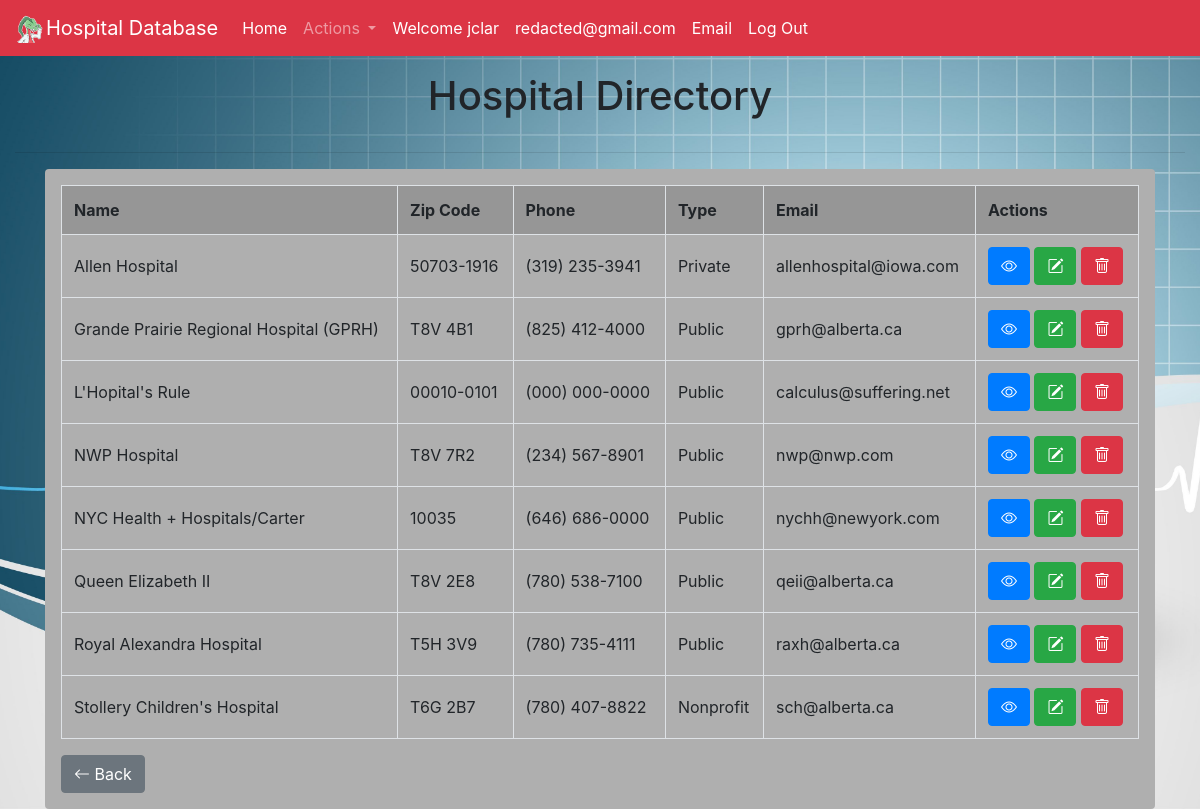
/HospitalsApp/list/ (signed in), run on the app's committed database.
### HospitalsApp/models.py (models this page shows, shortened)
class Hospital(models.Model):
    name     = models.CharField(primary_key=True, null=False, blank=False, max_length=100, validators=[validate_name])
    zip_code = models.CharField(null=False, blank=False, max_length=10, validators=[validate_zip_code])
    phone    = models.CharField(null=False, blank=False, max_length=12, validators=[validate_phone])
    type     = models.CharField(max_length=9, validators=[validate_type])
    email    = models.CharField(null=False, blank=False, max_length=50, validators=[validate_email])
    visible  = models.BooleanField(default=True)

### HospitalsApp/views.py (the view)
# urls.py: path('list/', views.list_hospitals, name='list_hospitals'),
@login_required(login_url='login')
def list_hospitals(request, pk=None):
    hospital_list = Hospital.objects.all().order_by('name')
    if pk is not None:
        hospital_list = Hospital.objects.filter(pk=pk)
        messages.success(request, (f'Viewing {pk}'))
    return render(request, 'list.html', {'hospital_list' : hospital_list})

### HospitalsApp/templates/list.html (shortened to what this page needs)
{% extends "auth_layout.html" %}
{% block content %}
    <h1>Hospital Directory</h1>
    <hr/>
    <div class="container">
        <div class="row">
            <div class="col-12">
                <fieldset id="panel">
                    <table class="table table-bordered">
                        <thead>
                            <tr>
                                <th scope="col">Name</th>
                                <th scope="col">Zip Code</th>
                                <th scope="col">Phone</th>
                                <th scope="col">Type</th>
                                <th scope="col">Email</th>
                                <th scope="col">Actions</th>
                            </tr>
                        </thead>
                        <tbody>
                            {% for hospital in hospital_list %}
                                {% if hospital.visible == True %}
                                    <tr>
                                        <td>{{ hospital.name }}</td>
                                        <td>
                                            {% if hospital.zip_code|length == 6 %}
                                                {{ hospital.zip_code|slice:":3" }} {{ hospital.zip_code|slice:"3:" }}
                                            {% elif hospital.zip_code|length == 5 %}
                                                {{ hospital.zip_code }}
                                            {% else %}
                                                {{ hospital.zip_code|slice:":5" }}-{{ hospital.zip_code|slice:"5:" }}
                                            {% endif %}
                                        </td>
                                        <td>({{ hospital.phone|slice:":3" }}) {{ hospital.phone|slice:"4:" }}</td>
                                        <td>{{ hospital.type }}</td>
                                        <td>{{ hospital.email }}</td>
                                        <td>
                                            <a href="/HospitalsApp/list/{{ hospital.name }}" class="btn btn-primary" role="button" aria-pressed="true"><i class="bi bi-eye"></i></a>
                                            <a href="/HospitalsApp/update/{{ hospital.name }}" class="btn btn-success" role="button" aria-pressed="true"><i class="bi bi-pencil-square"></i></a>
                                            <a href="/HospitalsApp/delete/{{ hospital.name }}" class="btn btn-danger" role="button" aria-pressed="true"><i class="bi bi-trash"></i></a>
                                        </td>
                                    </tr>
                                {% endif %}
                            {% endfor %}
                        </tbody>
                    </table>
                    <a href="/HospitalsApp/home" class="btn btn-secondary" role="button" aria-pressed="true"><i class="bi bi-arrow-left"></i> Back</a>
                </fieldset>
            </div>
        </div>
    </div>
{% endblock content %}

### HospitalsApp/templates/auth_layout.html (shortened to what this page needs)
{% load static %}
<!DOCTYPE html>
<html>
<head>
    <link rel="stylesheet" href="https://maxcdn.bootstrapcdn.com/bootstrap/4.0.0/css/bootstrap.min.css">
    <link rel="stylesheet" href="https://cdn.jsdelivr.net/npm/bootstrap-icons@1.11.3/font/bootstrap-icons.min.css">
    <link rel="stylesheet" type="text/css" href="{% static 'css/main.css' %} ">
</head>
<body>
  <nav class="navbar navbar-expand navbar-dark">
    <a class="navbar-brand" href="/HospitalsApp/home"><img src="{% static 'images/icon.png' %}" width="30" height="30" class="d-inline-block align-top">Hospital Database</a>
    <div class="collapse navbar-collapse" id="navbarsExample02">
      <ul class="navbar-nav mr-auto">
        <li class="nav-item active">
          <a class="nav-link" href="/HospitalsApp/home">Home<span class="sr-only">(current)</span></a>
        </li>
        <li class="nav-item dropdown">
          <a class="nav-link dropdown-toggle" href="#" id="navbarDropdownMenuLink" data-toggle="dropdown" aria-haspopup="true" aria-expanded="false">
            Actions
          </a>
        </li>
        <li class="nav-item active">
          <a class="nav-link">Welcome {{ request.user }}</a>
        </li>
        <li class="nav-item active">
          <a class="nav-link">{{ request.user.email }}</a>
        </li>
        <li class="nav-item active">
          <a class="nav-link" href="/HospitalsApp/email">Email</a>
        </li>
        <li class="nav-item active">
          <a class="nav-link" href="{% url 'logout' %}">Log Out</a>
        </li>
      </ul>
    </div>
  </nav>
  <div class="col-md-12">
    {% block content %}{% endblock %}
  </div>
</body>
</html>

### HospitalsApp/static/css/main.css (style rules this page uses)
.navbar { background-color: #dc3545; }
thead { background-color: rgb(150, 150, 150); }
#panel, tbody { background-color: rgb(175, 175, 175); padding: 1rem; border-radius: 0.25rem; }
.table thead th { border-bottom: none; }
.table td { vertical-align: middle; }
h1 { text-align: center; padding: 1rem; }
body { background-color: rgb(213, 213, 213); background-image: url('../images/S_841_081110.jpg'); background-size: cover; background-repeat: no-repeat; background-position: center center; background-attachment: fixed; }

### data on the page
Hospital: name "Allen Hospital", zip_code "50703", zip_code "1916", phone "319", phone "235-3941", type "Private", email "allenhospital@iowa.com"
Hospital: name "Grande Prairie Regional Hospital (GPRH)", zip_code "T8V", zip_code "4B1", phone "825", phone "412-4000", type "Public", email "gprh@alberta.ca"
Hospital: name "L'Hopital's Rule", zip_code "00010", zip_code "0101", phone "000", phone "000-0000", type "Public", email "calculus@suffering.net"
Hospital: name "NWP Hospital", zip_code "T8V", zip_code "7R2", phone "234", phone "567-8901", type "Public", email "nwp@nwp.com"
Hospital: name "NYC Health + Hospitals/Carter", zip_code "10035", phone "646", phone "686-0000", type "Public", email "nychh@newyork.com"
Hospital: name "Queen Elizabeth II", zip_code "T8V", zip_code "2E8", phone "780", phone "538-7100", type "Public", email "qeii@alberta.ca"
Hospital: name "Royal Alexandra Hospital", zip_code "T5H", zip_code "3V9", phone "780", phone "735-4111", type "Public", email "raxh@alberta.ca"
Hospital: name "Stollery Children's Hospital", zip_code "T6G", zip_code "2B7", phone "780", phone "407-8822", type "Nonprofit", email "sch@alberta.ca"

### other printed values
{{ request.user }} "jclar"
{{ request.user.email }} "redacted@gmail.com"
